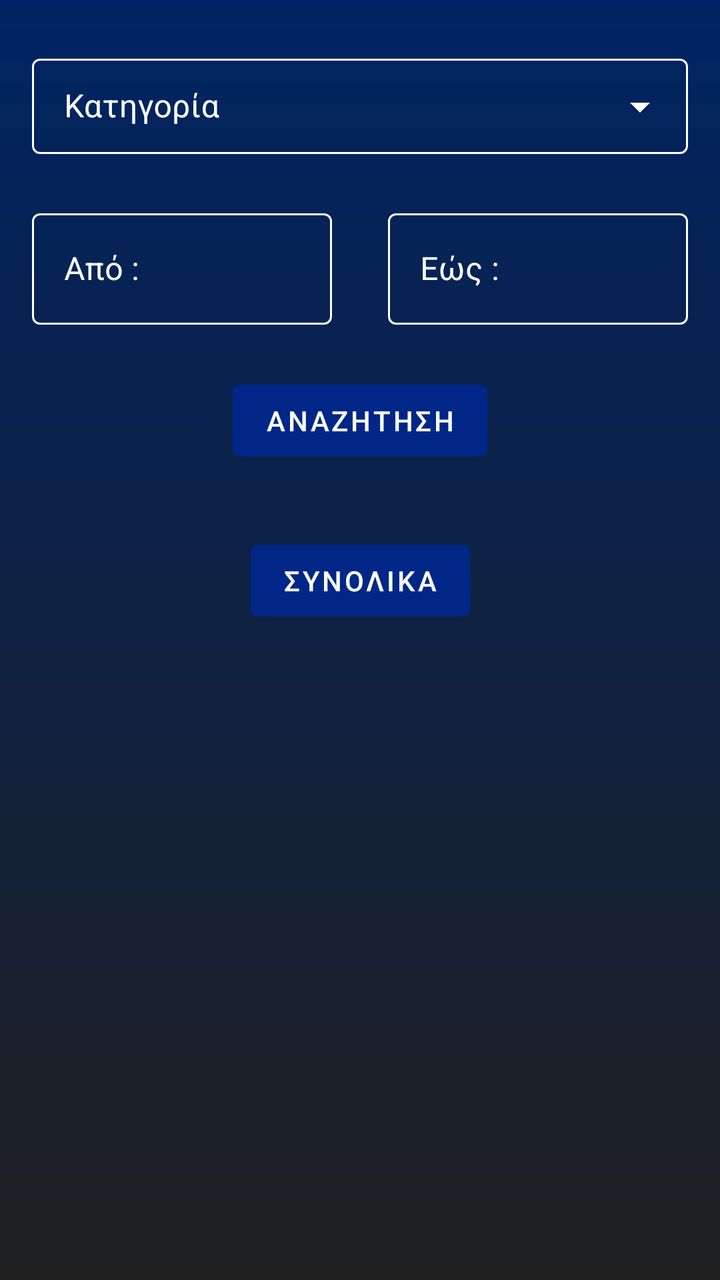
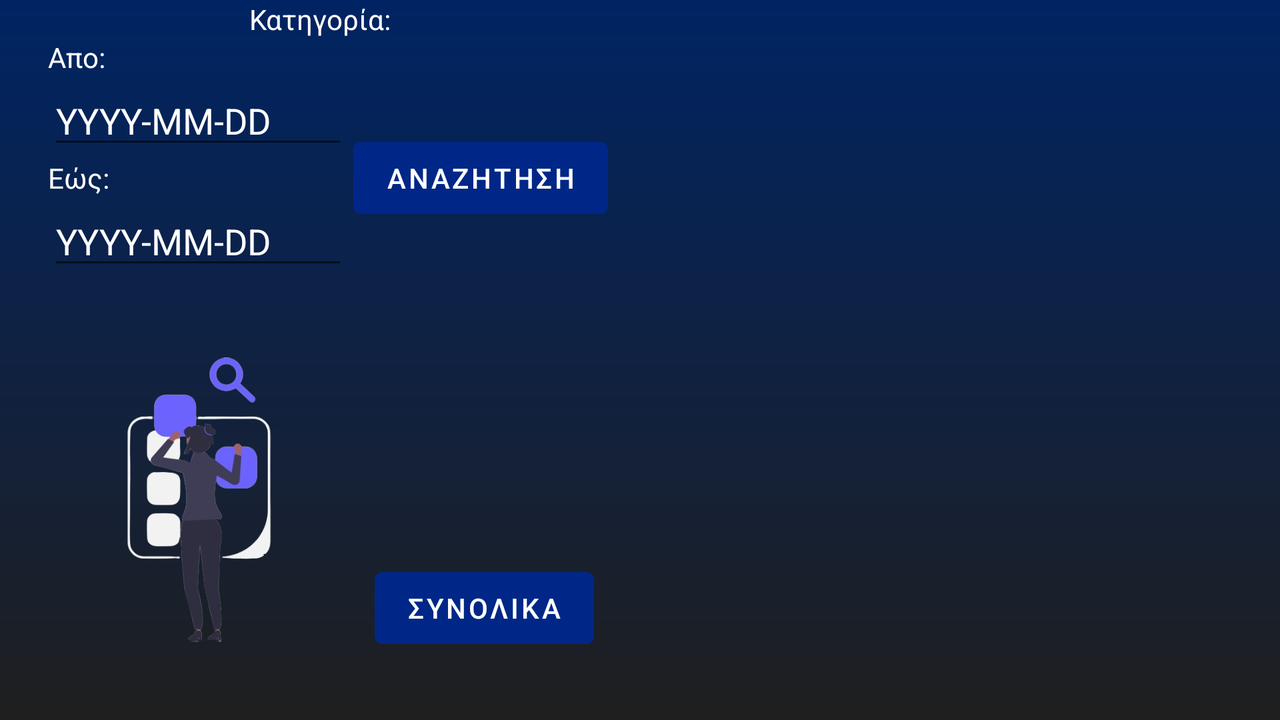

Two renders of one Android screen. The first uses the default layout on a phone; the second uses the alternative layout the repository ships for a different screen configuration, on a matching device. The two XML files are below.
<!-- AndroidManifest.xml: application theme Theme.Ergasia -->
<!-- res/layout/fragment_search.xml -->
<?xml version="1.0" encoding="utf-8"?>
<androidx.constraintlayout.widget.ConstraintLayout xmlns:android="http://schemas.android.com/apk/res/android"
    xmlns:app="http://schemas.android.com/apk/res-auto"
    xmlns:tools="http://schemas.android.com/tools"
    android:layout_width="match_parent"
    android:background="@drawable/background"
    android:layout_height="match_parent">

    <androidx.constraintlayout.widget.Guideline
        android:id="@+id/guideline"
        android:layout_width="wrap_content"
        android:layout_height="wrap_content"
        android:orientation="vertical"
        app:layout_constraintGuide_percent="0.5" />


    <Button
        android:id="@+id/searchButton"
        android:layout_width="wrap_content"
        android:layout_height="wrap_content"
        android:layout_marginTop="24dp"
        android:text="αναζητηση"
        android:textColor="#FFFFFF"
        app:layout_constraintEnd_toEndOf="parent"
        app:layout_constraintStart_toStartOf="parent"
        app:layout_constraintTop_toBottomOf="@+id/dateToLayout" />

    <Button
        android:id="@+id/totalSearch"
        android:layout_width="wrap_content"
        android:layout_height="wrap_content"
        android:layout_marginTop="32dp"
        android:text="συνολικα"
        android:textColor="#FFFFFF"
        app:layout_constraintEnd_toEndOf="@+id/searchButton"
        app:layout_constraintStart_toStartOf="@+id/searchButton"
        app:layout_constraintTop_toBottomOf="@+id/searchButton" />

    <com.google.android.material.textfield.TextInputLayout
        android:id="@+id/dateFromLayout"
        style="@style/Widget.MaterialComponents.TextInputLayout.OutlinedBox"
        android:layout_width="150dp"
        android:layout_height="wrap_content"
        android:layout_marginStart="16dp"

        android:layout_marginTop="24dp"
        android:hint="Από :"
        android:textColorHint="@color/white"
        app:placeholderText="πχ 2012-03-28"
        app:placeholderTextColor="@color/grey"

        app:boxStrokeColor="@color/teal"
        app:hintTextColor="@color/white"
        app:layout_constraintStart_toStartOf="parent"
        app:layout_constraintTop_toBottomOf="@+id/spinner4Layout">

        <com.google.android.material.textfield.TextInputEditText
            android:id="@+id/dateFrom"
            android:layout_width="match_parent"
            android:layout_height="wrap_content"
            android:inputType="date"
            android:textColor="@color/white" />
    </com.google.android.material.textfield.TextInputLayout>

    <com.google.android.material.textfield.TextInputLayout
        android:id="@+id/dateToLayout"
        style="@style/Widget.MaterialComponents.TextInputLayout.OutlinedBox"
        android:layout_width="150dp"
        android:layout_height="wrap_content"

        android:layout_marginTop="24dp"
        android:layout_marginEnd="16dp"
        android:hint="Εώς :"
        android:textColorHint="@color/white"
        app:placeholderText="πχ 2012-03-28"
        app:placeholderTextColor="@color/grey"

        app:boxStrokeColor="@color/teal"
        app:hintTextColor="@color/white"
        app:layout_constraintEnd_toEndOf="parent"
        app:layout_constraintTop_toBottomOf="@+id/spinner4Layout">

        <com.google.android.material.textfield.TextInputEditText
            android:id="@+id/dateTo"
            android:layout_width="match_parent"
            android:layout_height="wrap_content"
            android:inputType="date"
            android:textColor="@color/white" />
    </com.google.android.material.textfield.TextInputLayout>

    <com.google.android.material.textfield.TextInputLayout
        android:id="@+id/spinner4Layout"
        style="@style/Widget.MaterialComponents.TextInputLayout.OutlinedBox.Dense.ExposedDropdownMenu"
        android:layout_width="0dp"
        android:layout_height="wrap_content"

        android:layout_marginTop="24dp"
        android:hint="Κατηγορία"
        android:textColorHint="@color/white"

        app:boxStrokeColor="@color/teal"
        app:hintTextColor="@color/white"
        app:endIconTint="@color/white"
        app:layout_constraintEnd_toEndOf="@+id/dateToLayout"
        app:layout_constraintStart_toStartOf="@+id/dateFromLayout"
        app:layout_constraintTop_toTopOf="parent">

        <AutoCompleteTextView
            android:id="@+id/spinner4"
            android:layout_width="match_parent"
            android:layout_height="wrap_content"
            android:inputType="none"
            android:textColor="@color/white" />
    </com.google.android.material.textfield.TextInputLayout>

    <androidx.constraintlayout.widget.ConstraintLayout
        android:layout_width="0dp"
        android:layout_height="0dp"
        android:layout_marginTop="16dp"
        android:layout_marginBottom="8dp"
        app:layout_constraintBottom_toBottomOf="parent"
        app:layout_constraintEnd_toEndOf="parent"
        app:layout_constraintStart_toStartOf="parent"
        app:layout_constraintTop_toBottomOf="@+id/totalSearch">

        <androidx.recyclerview.widget.RecyclerView
            android:id="@+id/Recycler"
            android:layout_width="match_parent"
            android:layout_height="match_parent" />
    </androidx.constraintlayout.widget.ConstraintLayout>
</androidx.constraintlayout.widget.ConstraintLayout>
<!-- resources referenced by this layout -->
<resources>
  <color name="grey">#808080</color>
  <color name="teal">#99FCEC</color>
  <color name="white">#FFFFFFFF</color>
  <!-- drawable background (drawable) -->
  <?xml version="1.0" encoding="utf-8"?>
  <shape xmlns:android="http://schemas.android.com/apk/res/android"
      android:shape="rectangle" >
  
      <gradient
          android:angle="90"
          android:endColor="#002463"
          android:startColor="#1F1F1F"
          android:type="linear" />
  
  </shape>
  <!-- from res/values-v29/ -->
  <style name="Theme.Ergasia" parent="Theme.MaterialComponents.Light.DarkActionBar">
          
          <item name="colorPrimary">@color/blue_menu</item>
          <item name="colorPrimaryVariant">@color/black</item>
          <item name="colorOnPrimary">@color/black</item>
          
          <item name="colorSecondary">@color/blue_menu</item>
          <item name="colorSecondaryVariant">@color/black</item>
          <item name="colorOnSecondary">@color/black</item>
          
          <item name="android:statusBarColor">?attr/colorPrimaryVariant</item>
          
          <item name="android:forceDarkAllowed">false</item>
          
      </style>
  <color name="blue_menu">#002787</color>
  <color name="black">#FF000000</color>
</resources>
<!-- res/layout-land/fragment_search.xml (the repository's variant of the layout above) -->
<!-- drawn on the phone turned sideways -->
<?xml version="1.0" encoding="utf-8"?>
<androidx.constraintlayout.widget.ConstraintLayout xmlns:android="http://schemas.android.com/apk/res/android"
    xmlns:app="http://schemas.android.com/apk/res-auto"
    xmlns:tools="http://schemas.android.com/tools"
    android:layout_width="match_parent"
    android:background="@drawable/background"
    android:layout_height="match_parent">

    <TextView
        android:id="@+id/textView18"
        android:layout_width="wrap_content"
        android:layout_height="wrap_content"
        android:text="Κατηγορία:"
        android:textColor="#FFFFFF"
        app:layout_constraintEnd_toStartOf="@+id/guideline"
        app:layout_constraintStart_toStartOf="parent"
        app:layout_constraintTop_toTopOf="parent" />

    <TextView
        android:id="@+id/textView19"
        android:layout_width="wrap_content"
        android:layout_height="wrap_content"
        android:text="Απο:"
        android:textColor="#FFFFFF"
        app:layout_constraintStart_toStartOf="@+id/dateFrom"
        app:layout_constraintTop_toBottomOf="@+id/spinner4" />

    <TextView
        android:id="@+id/textView20"
        android:layout_width="wrap_content"
        android:layout_height="wrap_content"
        android:text="Εώς:"
        android:textColor="#FFFFFF"
        app:layout_constraintStart_toStartOf="@+id/dateFrom"
        app:layout_constraintTop_toBottomOf="@+id/dateFrom" />

    <Spinner
        android:id="@+id/spinner4"
        android:layout_width="wrap_content"
        android:layout_height="wrap_content"
        app:layout_constraintEnd_toEndOf="@+id/textView18"
        app:layout_constraintStart_toStartOf="@+id/textView18"
        app:layout_constraintTop_toBottomOf="@+id/textView18"
        android:background="@color/white"/>

    <EditText
        android:id="@+id/dateFrom"
        android:layout_width="150dp"
        android:layout_height="wrap_content"
        android:layout_marginStart="24dp"
        android:ems="10"
        android:hint="YYYY-MM-DD"
        android:inputType="date"
        android:textColor="#FFFFFF"
        android:textColorHighlight="#C1C1C1"
        android:textColorHint="#FFFFFF"
        app:layout_constraintStart_toStartOf="parent"
        app:layout_constraintTop_toBottomOf="@+id/textView19" />

    <EditText
        android:id="@+id/dateTo"
        android:layout_width="0dp"
        android:layout_height="wrap_content"
        android:ems="10"
        android:hint="YYYY-MM-DD"
        android:inputType="date"
        android:textColor="#FFFFFF"
        android:textColorHint="#FFFFFF"
        app:layout_constraintEnd_toEndOf="@+id/dateFrom"
        app:layout_constraintStart_toStartOf="@+id/textView20"
        app:layout_constraintTop_toBottomOf="@+id/textView20" />

    <androidx.constraintlayout.widget.Guideline
        android:id="@+id/guideline"
        android:layout_width="wrap_content"
        android:layout_height="wrap_content"
        android:orientation="vertical"
        app:layout_constraintGuide_percent="0.5" />

    <ScrollView
        android:layout_width="0dp"
        android:layout_height="0dp"
        app:layout_constraintBottom_toBottomOf="parent"
        app:layout_constraintEnd_toEndOf="parent"
        app:layout_constraintStart_toStartOf="@+id/guideline"
        app:layout_constraintTop_toTopOf="parent">

        <androidx.constraintlayout.widget.ConstraintLayout
            android:id="@+id/constraintLayout4"
            android:layout_width="match_parent"
            android:layout_height="match_parent"
            android:layout_marginTop="0dp"
            android:visibility="visible"

            app:layout_constraintBottom_toBottomOf="parent"
            app:layout_constraintEnd_toEndOf="parent"
            app:layout_constraintStart_toStartOf="parent"
            app:layout_constraintTop_toBottomOf="parent">

            
            <TextView
                android:id="@+id/displaySearchtext"
                android:layout_width="wrap_content"
                android:layout_height="wrap_content"
                android:gravity="center"
                android:textColor="#FFFFFF"
                android:visibility="visible"
                app:layout_constraintEnd_toEndOf="parent"
                app:layout_constraintStart_toStartOf="parent"
                app:layout_constraintTop_toTopOf="parent" />

            
            <androidx.constraintlayout.widget.Guideline
                android:id="@+id/guideline_center"
                android:layout_width="wrap_content"
                android:layout_height="wrap_content"
                android:orientation="horizontal"
                app:layout_constraintGuide_percent="0.5" />

        </androidx.constraintlayout.widget.ConstraintLayout>
    </ScrollView>


    <Button
        android:id="@+id/searchButton"
        android:layout_width="wrap_content"
        android:layout_height="wrap_content"
        android:layout_marginEnd="16dp"
        android:text="αναζητηση"
        android:textColor="#FFFFFF"
        app:layout_constraintBottom_toBottomOf="@+id/dateTo"
        app:layout_constraintEnd_toStartOf="@+id/guideline"
        app:layout_constraintTop_toTopOf="@+id/dateFrom" />

    <ImageView
        android:id="@+id/imageView2"
        android:layout_width="0dp"
        android:layout_height="0dp"
        app:layout_constraintBottom_toBottomOf="parent"
        app:layout_constraintEnd_toStartOf="@+id/searchButton"
        app:layout_constraintStart_toStartOf="@+id/dateTo"
        app:layout_constraintTop_toBottomOf="@+id/dateTo"
        app:srcCompat="@drawable/search" />

    <Button
        android:id="@+id/totalSearch"
        android:layout_width="wrap_content"
        android:layout_height="wrap_content"
        android:layout_marginBottom="32dp"
        android:text="συνολικα"
        android:textColor="#FFFFFF"
        app:layout_constraintBottom_toBottomOf="parent"
        app:layout_constraintEnd_toEndOf="@+id/searchButton"
        app:layout_constraintHorizontal_bias="0.611"
        app:layout_constraintStart_toStartOf="@+id/searchButton"
        app:layout_constraintTop_toBottomOf="@+id/dateTo"
        app:layout_constraintVertical_bias="1.0" />
</androidx.constraintlayout.widget.ConstraintLayout>
<!-- resources referenced by the variant -->
<!-- as the phone turned sideways resolves them -->
<resources>
  <color name="white">#FFFFFFFF</color>
  <!-- drawable background (drawable) -->
  <?xml version="1.0" encoding="utf-8"?>
  <shape xmlns:android="http://schemas.android.com/apk/res/android"
      android:shape="rectangle" >
  
      <gradient
          android:angle="90"
          android:endColor="#002463"
          android:startColor="#1F1F1F"
          android:type="linear" />
  
  </shape>
  <!-- drawable search: png bitmap (drawable, 75024 bytes) -->
  <!-- from res/values-v29/ -->
  <style name="Theme.Ergasia" parent="Theme.MaterialComponents.Light.DarkActionBar">
          
          <item name="colorPrimary">@color/blue_menu</item>
          <item name="colorPrimaryVariant">@color/black</item>
          <item name="colorOnPrimary">@color/black</item>
          
          <item name="colorSecondary">@color/blue_menu</item>
          <item name="colorSecondaryVariant">@color/black</item>
          <item name="colorOnSecondary">@color/black</item>
          
          <item name="android:statusBarColor">?attr/colorPrimaryVariant</item>
          
          <item name="android:forceDarkAllowed">false</item>
          
      </style>
  <color name="blue_menu">#002787</color>
  <color name="black">#FF000000</color>
</resources>
